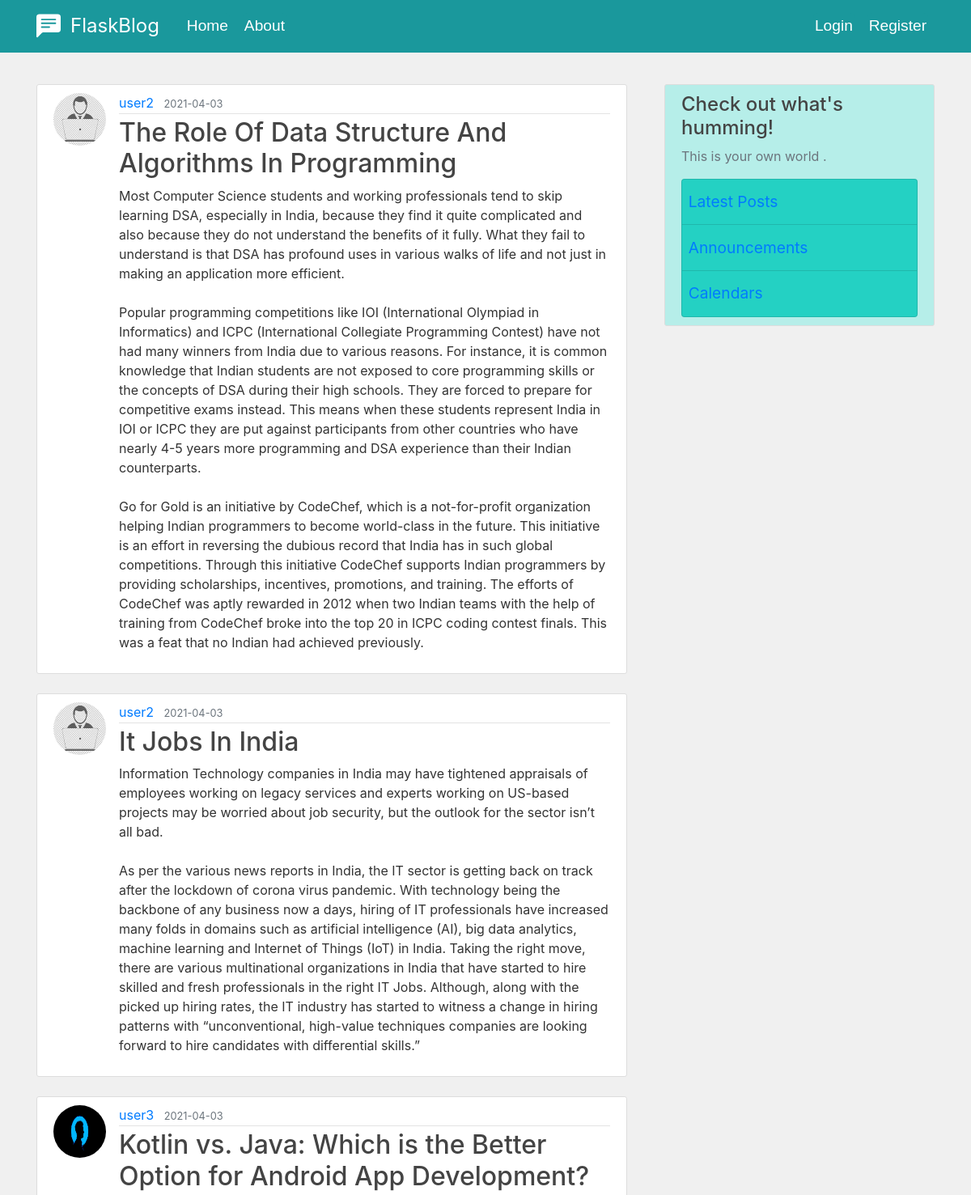
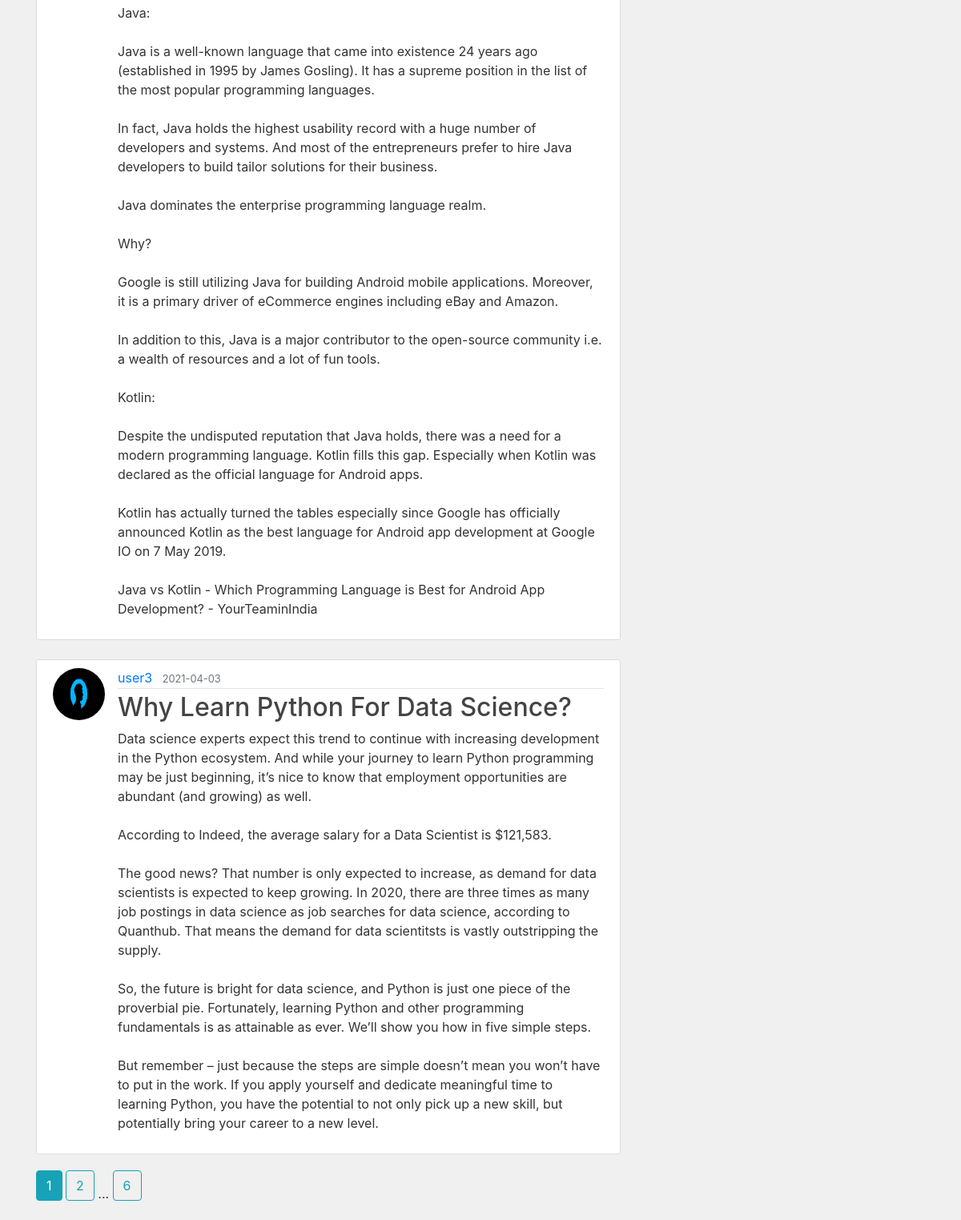
The page /home on the database its author committed (2 pictures, top to bottom).
### flaskblog/models.py (models this page shows, shortened)
class Post(db.Model):
    id = db.Column(db.Integer, primary_key=True)
    title = db.Column(db.String(100), nullable=False)
    date_posted = db.Column(db.DateTime, nullable=False,
                            default=datetime.utcnow)
    content = db.Column(db.Text, nullable=False)
    user_id = db.Column(db.Integer, db.ForeignKey('user.id'), nullable=False)

class User(db.Model, UserMixin):
    id = db.Column(db.Integer, primary_key=True)
    username = db.Column(db.String(20), unique=True, nullable=False)
    email = db.Column(db.String(120), unique=True, nullable=False)
    image_file = db.Column(db.String(20), nullable=False,
                           default='default.png')
    password = db.Column(db.String(60), nullable=False)
    posts = db.relationship('Post', backref='author', lazy=True)
    ''' relationship defines relationship with class Post with posts variable which is a data member of a User Class
 Implies each User created has data member posts which is related with another class named Post and we can access all posts of that user via posts data member

backref adds another column in database here it is 'author'.We can access posts using author.lazy = True means this relationship is supposed to load in one go

To know more about lazy=True  visit:- https://medium.com/@ns2586/sqlalchemys-relationship-and-lazy-parameter-4a553257d9ef
'''

### flaskblog/main/routes.py (the view)
@main.route('/')
@main.route('/home', methods=['GET', 'POST'])
def home():
    page = request.args.get('page', 1, type=int)
    posts = Post.query.order_by(Post.date_posted.desc()).paginate(page=page, per_page=4)
    return render_template('home.html', title='home-page', posts=posts)

### flaskblog/templates/home.html
{% extends "layout.html" %} {% block content %} {% for post in posts.items %}
<article
  class="media content-section mt-4 ml-0 mr-0"
  style="background-color: rgb(255, 255, 255)"
>
  <img
    src="{{ url_for('static', filename='profile_pics/'+ post.author.image_file) }}"
    alt="profile-image"
    class="rounded-circle article-img"
  />
  <div class="media-body">
    <div class="article-metadata">
      <a
        class="mr-2"
        href=" {{url_for('users.user_posts', username = post.author.username)}} "
        >{{ post.author.username }}</a
      >
      <small class="text-muted">
        {{ post.date_posted.strftime('%Y-%m-%d') }}</small
      >
    </div>
    <h2>
      <a
        class="article-title"
        href="{{url_for('posts.post', post_id = post.id)}} "
        >{{ post.title }}</a
      >
    </h2>
    <p class="article-content">{{ post.content }}</p>
  </div>
</article>
{% endfor %}
{% for page_num in posts.iter_pages(left_edge=1, right_edge=1, left_current=1,
right_current=2) %}
{% if page_num %} {% if posts.page == page_num %}
<a class="btn btn-info mb-4" href="{{ url_for('main.home', page=page_num) }}"
  >{{ page_num }}</a
>
{% else %}
<a
  class="btn btn-outline-info mb-4"
  href="{{ url_for('main.home', page=page_num) }}"
  >{{ page_num }}</a
>
{% endif %}
{% else %} ... {% endif %} {% endfor %} {% endblock content %}

### flaskblog/templates/layout.html (shortened to what this page needs)
<!DOCTYPE html>
<html>
  <head>
    <link
      rel="stylesheet"
      href="https://maxcdn.bootstrapcdn.com/bootstrap/4.0.0/css/bootstrap.min.css"
    />
    <link
      rel="stylesheet"
      type="text/css"
      href="{{ url_for('static', filename='main.css') }}"
    />
  </head>
  <body style="background-color: rgb(240, 240, 240)">
    <header class="site-header">
      <nav
        class="navbar navbar-expand-md navbar-dark fixed-top"
        style="background-color: rgb(26, 152, 156)"
      >
        <div class="container">
          <a
            class="navbar-brand mr-4"
            style="
              font-size: 1.5em;
              color: rgb(255, 255, 255);
              margin-left: 0.5em;
            "
            href="{{ url_for('main.home')}}"
          >
            FlaskBlog
          </a>
          <div class="collapse navbar-collapse" id="navbarToggle">
            <div class="navbar-nav mr-auto" id="navbar-buttons">
              <a class="nav-item nav-link" href="{{ url_for('main.home') }}">
                <button>Home</button>
              </a>
              <a class="nav-item nav-link" href="{{ url_for('main.about') }}">
                <button>About</button>
              </a>
            </div>
            <div class="navbar-nav" id="navbar-buttons">
              {% if current_user.is_authenticated %}
              <a
                class="nav-item nav-link"
                href="{{ url_for('posts.new_post') }}"
                ><button>New Post</button></a
              >
              <a class="nav-item nav-link" href="{{ url_for('users.account') }}"
                ><button>Account</button></a
              >
              <a class="nav-item nav-link" href="{{ url_for('users.logout') }}"
                ><button>Logout</button></a
              >
              {% else %}
              <a class="nav-item nav-link" href="{{ url_for('users.login') }}"
                ><button>Login</button></a
              >
              <a
                class="nav-item nav-link"
                href="{{ url_for('users.register') }}"
                ><button>Register</button></a
              >
              {% endif %}
            </div>
          </div>
        </div>
      </nav>
    </header>
    <main role="main" class="container">
      <div class="row">
        <div class="col-md-8">
           {% block content %}{% endblock
          %}
        </div>
        <div class="col-md-4">
          <div
            class="content-section mt-4 ml-3"
            style="background-color: rgb(182, 238, 233)"
          >
            <h4>Check out what's humming!</h4>
            <p class="text-muted">This is your own world .</p>
            <ul class="list-group">
              <li
                class="list-group-item list-group-item-light"
                style="
                  background-color: rgb(36, 209, 195);
                  font-size: 1.2em;
                  color: rgb(255, 255, 255);
                  padding: 0.7em 0.4em;
                "
              >
                <a href="{{url_for('main.latest_post')}} ">Latest Posts</a>
              </li>
              <li
                class="list-group-item list-group-item-light"
                style="
                  background-color: rgb(36, 209, 195);
                  font-size: 1.2em;
                  color: rgb(255, 255, 255);
                  padding: 0.7em 0.4em;
                "
              >
                <a href="{{url_for('main.announcements')}} ">Announcements</a>
              </li>
              <li
                class="list-group-item list-group-item-light"
                style="
                  background-color: rgb(36, 209, 195);
                  font-size: 1.2em;
                  color: rgb(255, 255, 255);
                  padding: 0.7em 0.4em;
                "
              >
                <a href="{{url_for('main.calendar')}} ">Calendars</a>
              </li>
            </ul>
          </div>
        </div>
      </div>
    </main>
  </body>
</html>

### flaskblog/static/main.css (style rules this page uses)
body { background: #fafafa; color: #333333; margin-top: 5rem; }
h1, h2, h3, h4, h5, h6 { color: #444444; }
.site-header .navbar-nav .nav-link { color: #ffffff; }
.content-section { background: #ffffff; padding: 10px 20px; border: 1px solid #dddddd; border-radius: 3px; margin-bottom: 20px; }
.article-title { color: #444444; }
.article-content { white-space: pre-line; }
.article-img { height: 65px; width: 65px; margin-right: 16px; }
.article-metadata { padding-bottom: 1px; margin-bottom: 4px; border-bottom: 1px solid #e3e3e3; }

### flaskblog/templates/layout.html (style rules this page uses)
#navbar-buttons { text-align: center; }
#navbar-buttons button { margin: auto; padding: 0.1em; font-family: Verdana, Geneva, Tahoma, sans-serif; font-size: 1.2em; color: rgb(255, 255, 255); background-color: rgb(26, 152, 156); border: 0; border-radius: 0.3em; transition: all 0.2s ease-in; }
.list-group .list-group-item { border-bottom: 0.1; }

### rows shown on the page
Post: image_file (picture), author.username "user2", date_posted "2021-04-03", title "The Role Of Data Structure And Algorithms In Programming", content "Most Computer Science students and working professionals tend to skip learning DSA, especially in India, because they find it quite complicated and also because they do not understand the benefits of it fully. What they fail to understand is that DSA has profound uses in various walks of life and not just in making an application more efficient. Popular programming competitions like IOI (International Olympiad in Informatics) and ICPC (International Collegiate Programming Contest) have not had many winners from India due to various reasons. For instance, it is common knowledge that Indian students are not exposed to core programming skills or the concepts of DSA during their high schools.…"
Post: image_file (picture), author.username "user2", date_posted "2021-04-03", title "It Jobs In India", content "Information Technology companies in India may have tightened appraisals of employees working on legacy services and experts working on US-based projects may be worried about job security, but the outlook for the sector isn’t all bad. As per the various news reports in India, the IT sector is getting back on track after the lockdown of corona virus pandemic. With technology being the backbone of any business now a days, hiring of IT professionals have increased many folds in domains such as artificial intelligence (AI), big data analytics, machine learning and Internet of Things (IoT) in India. Taking the right move, there are various multinational organizations in India that have started to…"
Post: image_file (picture), author.username "user3", date_posted "2021-04-03", title "Kotlin vs. Java: Which is the Better Option for Android App Development?", content "Java: Java is a well-known language that came into existence 24 years ago (established in 1995 by James Gosling). It has a supreme position in the list of the most popular programming languages. In fact, Java holds the highest usability record with a huge number of developers and systems. And most of the entrepreneurs prefer to hire Java developers to build tailor solutions for their business. Java dominates the enterprise programming language realm. Why? Google is still utilizing Java for building Android mobile applications. Moreover, it is a primary driver of eCommerce engines including eBay and Amazon. In addition to this, Java is a major contributor to the open-source community i.e. a…"
Post: image_file (picture), author.username "user3", date_posted "2021-04-03", title "Why Learn Python For Data Science?", content "Data science experts expect this trend to continue with increasing development in the Python ecosystem. And while your journey to learn Python programming may be just beginning, it’s nice to know that employment opportunities are abundant (and growing) as well. According to Indeed, the average salary for a Data Scientist is $121,583. The good news? That number is only expected to increase, as demand for data scientists is expected to keep growing. In 2020, there are three times as many job postings in data science as job searches for data science, according to Quanthub. That means the demand for data scientitsts is vastly outstripping the supply. So, the future is bright for data science,…"

### other values the page prints
{{ page_num }} "1"
{{ page_num }} "2" "6"
